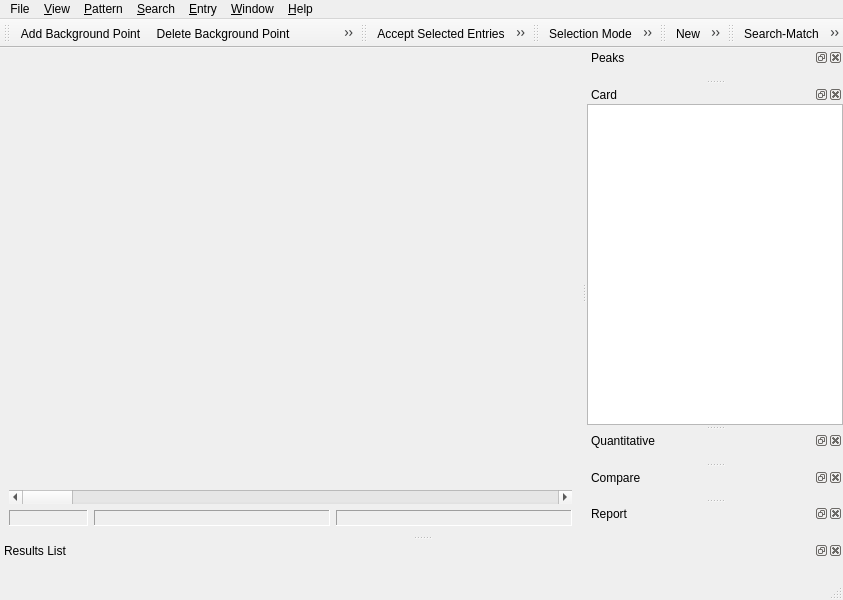
<?xml version="1.0" encoding="UTF-8"?>
<ui version="4.0">
 <class>MainWindow</class>
 <widget class="QMainWindow" name="MainWindow">
  <property name="geometry">
   <rect>
    <x>0</x>
    <y>0</y>
    <width>843</width>
    <height>600</height>
   </rect>
  </property>
  <property name="windowTitle">
   <string>MainWindow</string>
  </property>
  <widget class="QWidget" name="centralwidget">
   <layout class="QVBoxLayout" name="verticalLayout_2">
    <item>
     <widget class="XpdViewWidget" name="xpdWidget" native="true"/>
    </item>
    <item>
     <widget class="QScrollBar" name="horizontalScrollBar">
      <property name="orientation">
       <enum>Qt::Orientation::Horizontal</enum>
      </property>
     </widget>
    </item>
    <item>
     <layout class="QHBoxLayout" name="horizontalLayout" stretch="1,3,3">
      <item>
       <widget class="QLabel" name="plotLabel1">
        <property name="sizePolicy">
         <sizepolicy hsizetype="Preferred" vsizetype="Fixed">
          <horstretch>0</horstretch>
          <verstretch>0</verstretch>
         </sizepolicy>
        </property>
        <property name="frameShape">
         <enum>QFrame::Shape::Panel</enum>
        </property>
        <property name="frameShadow">
         <enum>QFrame::Shadow::Sunken</enum>
        </property>
        <property name="text">
         <string/>
        </property>
       </widget>
      </item>
      <item>
       <widget class="QLabel" name="plotLabel2">
        <property name="sizePolicy">
         <sizepolicy hsizetype="Preferred" vsizetype="Fixed">
          <horstretch>0</horstretch>
          <verstretch>0</verstretch>
         </sizepolicy>
        </property>
        <property name="frameShape">
         <enum>QFrame::Shape::Panel</enum>
        </property>
        <property name="frameShadow">
         <enum>QFrame::Shadow::Sunken</enum>
        </property>
        <property name="text">
         <string/>
        </property>
       </widget>
      </item>
      <item>
       <widget class="QLabel" name="plotLabel3">
        <property name="sizePolicy">
         <sizepolicy hsizetype="Preferred" vsizetype="Fixed">
          <horstretch>0</horstretch>
          <verstretch>0</verstretch>
         </sizepolicy>
        </property>
        <property name="frameShape">
         <enum>QFrame::Shape::Panel</enum>
        </property>
        <property name="frameShadow">
         <enum>QFrame::Shadow::Sunken</enum>
        </property>
        <property name="text">
         <string/>
        </property>
       </widget>
      </item>
     </layout>
    </item>
   </layout>
  </widget>
  <widget class="QMenuBar" name="menubar">
   <property name="geometry">
    <rect>
     <x>0</x>
     <y>0</y>
     <width>843</width>
     <height>23</height>
    </rect>
   </property>
   <widget class="QMenu" name="menuDatabase">
    <property name="title">
     <string>&amp;Search</string>
    </property>
    <addaction name="actionSearch_Match"/>
    <addaction name="actionSearch_Match_Options"/>
    <addaction name="actionRestraints"/>
    <addaction name="actionTestDatabase"/>
    <addaction name="separator"/>
    <addaction name="actionRecalculate_FOM"/>
    <addaction name="separator"/>
    <addaction name="actionManage_Databases"/>
   </widget>
   <widget class="QMenu" name="menuFile">
    <property name="title">
     <string>File</string>
    </property>
    <widget class="QMenu" name="menuRecent">
     <property name="title">
      <string>Load Recent Files</string>
     </property>
    </widget>
    <addaction name="actionNew"/>
    <addaction name="separator"/>
    <addaction name="actionImportDiffractionPattern"/>
    <addaction name="actionOpen_Project"/>
    <addaction name="menuRecent"/>
    <addaction name="separator"/>
    <addaction name="actionSave_Project"/>
    <addaction name="actionSave_Project_As"/>
    <addaction name="separator"/>
    <addaction name="actionExport_Diffraction_Pattern"/>
    <addaction name="actionImage_Powder_Pattern"/>
    <addaction name="separator"/>
    <addaction name="actionPrint"/>
    <addaction name="separator"/>
    <addaction name="actionExit"/>
   </widget>
   <widget class="QMenu" name="menuPattern">
    <property name="title">
     <string>&amp;Pattern</string>
    </property>
    <addaction name="actionRange"/>
    <addaction name="separator"/>
    <addaction name="actionBackground"/>
    <addaction name="actionSubtract_Background"/>
    <addaction name="actionAdd_Background_Point"/>
    <addaction name="actionDelete_Background_Point"/>
    <addaction name="actionExport_Background"/>
    <addaction name="separator"/>
    <addaction name="actionPeak_Search"/>
    <addaction name="actionPeak_Search_Conditions"/>
    <addaction name="actionAdd_Peak"/>
    <addaction name="actionDelete_Peak"/>
    <addaction name="actionLoad_Peaks"/>
    <addaction name="actionSave_Peaks"/>
    <addaction name="separator"/>
    <addaction name="actionSmoothing"/>
    <addaction name="actionK_alpha2_Stripping"/>
   </widget>
   <widget class="QMenu" name="menuView">
    <property name="title">
     <string>&amp;View</string>
    </property>
    <addaction name="actionReset_Zoom"/>
    <addaction name="actionAutoscale"/>
    <addaction name="actionLegend"/>
    <addaction name="separator"/>
    <addaction name="actionSelection_Mode"/>
    <addaction name="actionHorizontal_Zoom"/>
    <addaction name="actionRectangle_Zoom"/>
    <addaction name="actionPan"/>
    <addaction name="separator"/>
    <addaction name="actionPlot_Style"/>
   </widget>
   <widget class="QMenu" name="menuEntry">
    <property name="title">
     <string>&amp;Entry</string>
    </property>
    <addaction name="separator"/>
    <addaction name="actionAccept_Selected_Entries"/>
    <addaction name="actionDelete"/>
    <addaction name="actionChange_Color"/>
    <addaction name="separator"/>
    <addaction name="actionLoad_Add"/>
   </widget>
   <widget class="QMenu" name="menuHelp">
    <property name="title">
     <string>&amp;Help</string>
    </property>
    <addaction name="actionDocumentation_HTML"/>
    <addaction name="actionDocumentation_PDF"/>
    <addaction name="actionCheck_for_Updates"/>
    <addaction name="separator"/>
    <addaction name="actionAbout"/>
   </widget>
   <widget class="QMenu" name="menuWindow">
    <property name="title">
     <string>&amp;Window</string>
    </property>
    <addaction name="actionDefault_Layout"/>
    <addaction name="separator"/>
   </widget>
   <addaction name="menuFile"/>
   <addaction name="menuView"/>
   <addaction name="menuPattern"/>
   <addaction name="menuDatabase"/>
   <addaction name="menuEntry"/>
   <addaction name="menuWindow"/>
   <addaction name="menuHelp"/>
  </widget>
  <widget class="QStatusBar" name="statusBar"/>
  <widget class="QDockWidget" name="dockWidgetResults">
   <property name="windowTitle">
    <string>Results List</string>
   </property>
   <attribute name="dockWidgetArea">
    <number>8</number>
   </attribute>
   <widget class="QWidget" name="dockWidgetContents">
    <layout class="QVBoxLayout" name="verticalLayout">
     <item>
      <widget class="DbResultsWidget" name="resultsWidget" native="true"/>
     </item>
    </layout>
   </widget>
  </widget>
  <widget class="QDockWidget" name="peakDockWidget">
   <property name="windowTitle">
    <string>Peaks</string>
   </property>
   <attribute name="dockWidgetArea">
    <number>2</number>
   </attribute>
   <widget class="QWidget" name="dockWidgetContents_2">
    <layout class="QVBoxLayout" name="verticalLayout_3">
     <property name="spacing">
      <number>0</number>
     </property>
     <property name="leftMargin">
      <number>0</number>
     </property>
     <property name="topMargin">
      <number>0</number>
     </property>
     <property name="rightMargin">
      <number>0</number>
     </property>
     <property name="bottomMargin">
      <number>0</number>
     </property>
     <item>
      <widget class="PeakListWidget" name="peakListWidget" native="true"/>
     </item>
    </layout>
   </widget>
  </widget>
  <widget class="QToolBar" name="toolBarPattern">
   <property name="windowTitle">
    <string>Pattern Toolbar</string>
   </property>
   <attribute name="toolBarArea">
    <enum>TopToolBarArea</enum>
   </attribute>
   <attribute name="toolBarBreak">
    <bool>false</bool>
   </attribute>
   <addaction name="actionAdd_Background_Point"/>
   <addaction name="actionDelete_Background_Point"/>
   <addaction name="actionAdd_Peak"/>
   <addaction name="actionDelete_Peak"/>
  </widget>
  <widget class="QDockWidget" name="dockWidgetCard">
   <property name="windowTitle">
    <string>Card</string>
   </property>
   <attribute name="dockWidgetArea">
    <number>2</number>
   </attribute>
   <widget class="QWidget" name="dockWidgetContents_3">
    <layout class="QVBoxLayout" name="layoutCard">
     <property name="leftMargin">
      <number>0</number>
     </property>
     <property name="topMargin">
      <number>0</number>
     </property>
     <property name="rightMargin">
      <number>0</number>
     </property>
     <property name="bottomMargin">
      <number>0</number>
     </property>
     <item>
      <widget class="QTextBrowser" name="cardBrowser"/>
     </item>
    </layout>
   </widget>
  </widget>
  <widget class="QDockWidget" name="dockWidgetQuant">
   <property name="windowTitle">
    <string>Quantitative</string>
   </property>
   <attribute name="dockWidgetArea">
    <number>2</number>
   </attribute>
   <widget class="QWidget" name="dockWidgetContents_4">
    <layout class="QVBoxLayout" name="layoutQuant">
     <property name="leftMargin">
      <number>0</number>
     </property>
     <property name="topMargin">
      <number>0</number>
     </property>
     <property name="rightMargin">
      <number>0</number>
     </property>
     <property name="bottomMargin">
      <number>0</number>
     </property>
     <item>
      <widget class="QuantWidget" name="quantWidget" native="true"/>
     </item>
    </layout>
   </widget>
  </widget>
  <widget class="QDockWidget" name="dockWidgetCompare">
   <property name="windowTitle">
    <string>Compare</string>
   </property>
   <attribute name="dockWidgetArea">
    <number>2</number>
   </attribute>
   <widget class="QWidget" name="dockWidgetContents_5">
    <layout class="QVBoxLayout" name="layoutCompare">
     <property name="leftMargin">
      <number>0</number>
     </property>
     <property name="topMargin">
      <number>0</number>
     </property>
     <property name="rightMargin">
      <number>0</number>
     </property>
     <property name="bottomMargin">
      <number>0</number>
     </property>
     <item>
      <widget class="PeakCompareWidget" name="peakCompareWidget" native="true"/>
     </item>
    </layout>
   </widget>
  </widget>
  <widget class="QDockWidget" name="dockWidgetReport">
   <property name="windowTitle">
    <string>Report</string>
   </property>
   <attribute name="dockWidgetArea">
    <number>2</number>
   </attribute>
   <widget class="QWidget" name="dockWidgetContents_8">
    <layout class="QVBoxLayout" name="layoutReport">
     <property name="leftMargin">
      <number>0</number>
     </property>
     <property name="topMargin">
      <number>0</number>
     </property>
     <property name="rightMargin">
      <number>0</number>
     </property>
     <property name="bottomMargin">
      <number>0</number>
     </property>
     <item>
      <widget class="ReportWidget" name="reportWidget" native="true"/>
     </item>
    </layout>
   </widget>
  </widget>
  <widget class="QToolBar" name="toolBarEntry">
   <property name="windowTitle">
    <string>toolBar</string>
   </property>
   <attribute name="toolBarArea">
    <enum>TopToolBarArea</enum>
   </attribute>
   <attribute name="toolBarBreak">
    <bool>false</bool>
   </attribute>
   <addaction name="actionAccept_Selected_Entries"/>
   <addaction name="actionDelete"/>
   <addaction name="actionChange_Color"/>
   <addaction name="actionLoad_Add"/>
  </widget>
  <widget class="QToolBar" name="toolBarZoom">
   <property name="windowTitle">
    <string>Zoom Toolbar</string>
   </property>
   <attribute name="toolBarArea">
    <enum>TopToolBarArea</enum>
   </attribute>
   <attribute name="toolBarBreak">
    <bool>false</bool>
   </attribute>
   <addaction name="actionSelection_Mode"/>
   <addaction name="actionHorizontal_Zoom"/>
   <addaction name="actionRectangle_Zoom"/>
   <addaction name="actionPan"/>
   <addaction name="actionReset_Zoom"/>
   <addaction name="actionAutoscale"/>
   <addaction name="actionLegend"/>
  </widget>
  <widget class="QToolBar" name="toolBar">
   <property name="windowTitle">
    <string>File Toolbar</string>
   </property>
   <attribute name="toolBarArea">
    <enum>TopToolBarArea</enum>
   </attribute>
   <attribute name="toolBarBreak">
    <bool>false</bool>
   </attribute>
   <addaction name="actionNew"/>
   <addaction name="actionImportDiffractionPattern"/>
   <addaction name="actionExit"/>
  </widget>
  <widget class="QToolBar" name="toolBarSearch">
   <property name="windowTitle">
    <string>Search Toolbar</string>
   </property>
   <attribute name="toolBarArea">
    <enum>TopToolBarArea</enum>
   </attribute>
   <attribute name="toolBarBreak">
    <bool>false</bool>
   </attribute>
   <addaction name="actionSearch_Match"/>
   <addaction name="actionSearch_Match_Options"/>
   <addaction name="actionRestraints"/>
   <addaction name="actionCancel_Search"/>
  </widget>
  <action name="actionTestDatabase">
   <property name="text">
    <string>Test Database</string>
   </property>
   <property name="visible">
    <bool>false</bool>
   </property>
  </action>
  <action name="actionLoad_Add">
   <property name="icon">
    <iconset resource="resources/resource.qrc">
     <normaloff>:/images/images/load_entry.png</normaloff>:/images/images/load_entry.png</iconset>
   </property>
   <property name="text">
    <string>Load/Add Entry by ID...</string>
   </property>
   <property name="shortcut">
    <string>Ctrl+E</string>
   </property>
  </action>
  <action name="actionAccept_Selected_Entries">
   <property name="icon">
    <iconset resource="resources/resource.qrc">
     <normaloff>:/images/images/accept_entry.png</normaloff>:/images/images/accept_entry.png</iconset>
   </property>
   <property name="text">
    <string>Accept Selected Entries</string>
   </property>
   <property name="toolTip">
    <string>Accept selected phases for quantitative analysis</string>
   </property>
   <property name="shortcut">
    <string>Ctrl+Return</string>
   </property>
  </action>
  <action name="actionDelete">
   <property name="icon">
    <iconset resource="resources/resource.qrc">
     <normaloff>:/images/images/delete_entry.png</normaloff>:/images/images/delete_entry.png</iconset>
   </property>
   <property name="text">
    <string>Delete Selected Entries</string>
   </property>
   <property name="shortcut">
    <string>Del</string>
   </property>
  </action>
  <action name="actionExit">
   <property name="icon">
    <iconset resource="resources/resource.qrc">
     <normaloff>:/images/images/quit.png</normaloff>:/images/images/quit.png</iconset>
   </property>
   <property name="text">
    <string>Quit</string>
   </property>
  </action>
  <action name="actionNew">
   <property name="icon">
    <iconset theme="QIcon::ThemeIcon::DocumentNew"/>
   </property>
   <property name="text">
    <string>New</string>
   </property>
   <property name="toolTip">
    <string>Restart from scratch: clear the graphics area and all lists, as if the program had just been launched</string>
   </property>
   <property name="statusTip">
    <string>Restart from scratch: clear the graphics area and all lists, as if the program had just been launched</string>
   </property>
   <property name="shortcut">
    <string>Ctrl+N</string>
   </property>
  </action>
  <action name="actionImportDiffractionPattern">
   <property name="icon">
    <iconset theme="QIcon::ThemeIcon::DocumentOpen"/>
   </property>
   <property name="text">
    <string>Import Diffraction Pattern</string>
   </property>
  </action>
  <action name="actionRange">
   <property name="text">
    <string>Range</string>
   </property>
   <property name="toolTip">
    <string>Set the angular range of the diffraction pattern</string>
   </property>
   <property name="statusTip">
    <string>Set the angular range of the diffraction pattern</string>
   </property>
  </action>
  <action name="actionBackground">
   <property name="text">
    <string>Generate Background</string>
   </property>
  </action>
  <action name="actionAdd_Background_Point">
   <property name="icon">
    <iconset resource="resources/resource.qrc">
     <normaloff>:/images/images/addpoint.png</normaloff>:/images/images/addpoint.png</iconset>
   </property>
   <property name="text">
    <string>Add Background Point</string>
   </property>
  </action>
  <action name="actionDelete_Background_Point">
   <property name="icon">
    <iconset resource="resources/resource.qrc">
     <normaloff>:/images/images/deletepoint.xpm</normaloff>:/images/images/deletepoint.xpm</iconset>
   </property>
   <property name="text">
    <string>Delete Background Point</string>
   </property>
  </action>
  <action name="actionPeak_Search">
   <property name="text">
    <string>Peak Search</string>
   </property>
  </action>
  <action name="actionPeak_Search_Conditions">
   <property name="text">
    <string>Peak Search Conditions</string>
   </property>
  </action>
  <action name="actionAdd_Peak">
   <property name="icon">
    <iconset resource="resources/resource.qrc">
     <normaloff>:/images/images/addpeak.xpm</normaloff>:/images/images/addpeak.xpm</iconset>
   </property>
   <property name="text">
    <string>Add Peak</string>
   </property>
  </action>
  <action name="actionLoad_Peaks">
   <property name="text">
    <string>Load Peaks</string>
   </property>
  </action>
  <action name="actionSave_Peaks">
   <property name="text">
    <string>Save Peaks</string>
   </property>
  </action>
  <action name="actionDelete_Peak">
   <property name="icon">
    <iconset resource="resources/resource.qrc">
     <normaloff>:/images/images/delpeak.xpm</normaloff>:/images/images/delpeak.xpm</iconset>
   </property>
   <property name="text">
    <string>Delete Peak</string>
   </property>
  </action>
  <action name="actionSubtract_Background">
   <property name="text">
    <string>Subtract Background</string>
   </property>
  </action>
  <action name="actionSearch_Match">
   <property name="icon">
    <iconset resource="resources/resource.qrc">
     <normaloff>:/images/images/search_match.png</normaloff>:/images/images/search_match.png</iconset>
   </property>
   <property name="text">
    <string>Search-Match</string>
   </property>
  </action>
  <action name="actionManage_Databases">
   <property name="text">
    <string>Manage Databases</string>
   </property>
  </action>
  <action name="actionRestraints">
   <property name="icon">
    <iconset resource="resources/resource.qrc">
     <normaloff>:/images/images/filter.png</normaloff>:/images/images/filter.png</iconset>
   </property>
   <property name="text">
    <string>Restraints</string>
   </property>
  </action>
  <action name="actionSearch_Match_Options">
   <property name="icon">
    <iconset resource="resources/resource.qrc">
     <normaloff>:/images/images/search_match_options.png</normaloff>:/images/images/search_match_options.png</iconset>
   </property>
   <property name="text">
    <string>Search-Match Options</string>
   </property>
  </action>
  <action name="actionRecalculate_FOM">
   <property name="text">
    <string>Recalculate FOMs</string>
   </property>
   <property name="toolTip">
    <string>Recompute the figure of merit of all cards using the current experimental peaks and search options</string>
   </property>
   <property name="statusTip">
    <string>Recompute the figure of merit of all cards using the current experimental peaks and search options</string>
   </property>
  </action>
  <action name="actionChange_Color">
   <property name="icon">
    <iconset resource="resources/resource.qrc">
     <normaloff>:/images/images/change_color.png</normaloff>:/images/images/change_color.png</iconset>
   </property>
   <property name="text">
    <string>Change Color</string>
   </property>
  </action>
  <action name="actionExport_Background">
   <property name="text">
    <string>Export Background</string>
   </property>
  </action>
  <action name="actionSmoothing">
   <property name="text">
    <string>Smoothing</string>
   </property>
  </action>
  <action name="actionK_alpha2_Stripping">
   <property name="text">
    <string>K-α2 Stripping</string>
   </property>
  </action>
  <action name="actionPlot_Style">
   <property name="icon">
    <iconset resource="resources/resource.qrc">
     <normaloff>:/images/images/change_color.png</normaloff>:/images/images/change_color.png</iconset>
   </property>
   <property name="text">
    <string>Plot Style</string>
   </property>
  </action>
  <action name="actionSelection_Mode">
   <property name="checkable">
    <bool>true</bool>
   </property>
   <property name="icon">
    <iconset resource="resources/resource.qrc">
     <normaloff>:/images/images/computermousecursor.png</normaloff>:/images/images/computermousecursor.png</iconset>
   </property>
   <property name="text">
    <string>Selection Mode</string>
   </property>
   <property name="toolTip">
    <string>Selection Mode</string>
   </property>
  </action>
  <action name="actionHorizontal_Zoom">
   <property name="checkable">
    <bool>true</bool>
   </property>
   <property name="icon">
    <iconset resource="resources/resource.qrc">
     <normaloff>:/images/images/horizontal_zoom.png</normaloff>:/images/images/horizontal_zoom.png</iconset>
   </property>
   <property name="text">
    <string>Horizontal Zoom</string>
   </property>
   <property name="toolTip">
    <string>Horizontal Zoom</string>
   </property>
  </action>
  <action name="actionRectangle_Zoom">
   <property name="checkable">
    <bool>true</bool>
   </property>
   <property name="icon">
    <iconset resource="resources/resource.qrc">
     <normaloff>:/images/images/rectangle_zoom.png</normaloff>:/images/images/rectangle_zoom.png</iconset>
   </property>
   <property name="text">
    <string>Rectangle Zoom</string>
   </property>
   <property name="toolTip">
    <string>Rectangle Zoom</string>
   </property>
  </action>
  <action name="actionPan">
   <property name="checkable">
    <bool>true</bool>
   </property>
   <property name="icon">
    <iconset resource="resources/resource.qrc">
     <normaloff>:/images/images/pan_121784.png</normaloff>:/images/images/pan_121784.png</iconset>
   </property>
   <property name="text">
    <string>Pan</string>
   </property>
   <property name="toolTip">
    <string>Pan</string>
   </property>
  </action>
  <action name="actionReset_Zoom">
   <property name="icon">
    <iconset resource="resources/resource.qrc">
     <normaloff>:/images/images/reset_zoom.xpm</normaloff>:/images/images/reset_zoom.xpm</iconset>
   </property>
   <property name="text">
    <string>Reset Zoom</string>
   </property>
   <property name="shortcut">
    <string>Ctrl+0</string>
   </property>
  </action>
  <action name="actionAutoscale">
   <property name="icon">
    <iconset resource="resources/resource.qrc">
     <normaloff>:/images/images/autoscale.xpm</normaloff>:/images/images/autoscale.xpm</iconset>
   </property>
   <property name="text">
    <string>Autoscale</string>
   </property>
   <property name="toolTip">
    <string>Autoscale</string>
   </property>
  </action>
  <action name="actionLegend">
   <property name="checkable">
    <bool>true</bool>
   </property>
   <property name="icon">
    <iconset resource="resources/resource.qrc">
     <normaloff>:/images/images/legendaon.xpm</normaloff>
     <normalon>:/images/images/legendaoff.xpm</normalon>:/images/images/legendaon.xpm</iconset>
   </property>
   <property name="text">
    <string>Legend</string>
   </property>
   <property name="toolTip">
    <string>Display Legend</string>
   </property>
  </action>
  <action name="actionSave_Project">
   <property name="icon">
    <iconset theme="QIcon::ThemeIcon::DocumentSave"/>
   </property>
   <property name="text">
    <string>Save Project</string>
   </property>
  </action>
  <action name="actionSave_Project_As">
   <property name="icon">
    <iconset theme="QIcon::ThemeIcon::DocumentSaveAs"/>
   </property>
   <property name="text">
    <string>Save Project As</string>
   </property>
  </action>
  <action name="actionOpen_Project">
   <property name="text">
    <string>Open Project</string>
   </property>
   <property name="toolTip">
    <string>Open an existing project (.qxp)</string>
   </property>
   <property name="statusTip">
    <string>Open an existing project (.qxp)</string>
   </property>
  </action>
  <action name="actionDocumentation_HTML">
   <property name="text">
    <string>QualX Reference Documentation (HTML)</string>
   </property>
  </action>
  <action name="actionDocumentation_PDF">
   <property name="text">
    <string>Documentation (PDF)</string>
   </property>
  </action>
  <action name="actionCheck_for_Updates">
   <property name="text">
    <string>Check for Updates</string>
   </property>
  </action>
  <action name="actionAbout">
   <property name="text">
    <string>About</string>
   </property>
  </action>
  <action name="actionImage_Powder_Pattern">
   <property name="text">
    <string>Export Image</string>
   </property>
  </action>
  <action name="actionPrint">
   <property name="text">
    <string>Print...</string>
   </property>
   <property name="shortcut">
    <string>Ctrl+P</string>
   </property>
  </action>
  <action name="actionOpen_Project_2">
   <property name="text">
    <string>Open Project</string>
   </property>
  </action>
  <action name="actionExport_Diffraction_Pattern">
   <property name="text">
    <string>Export Diffraction Pattern</string>
   </property>
  </action>
  <action name="actionDefault_Layout">
   <property name="text">
    <string>Default Layout</string>
   </property>
  </action>
  <action name="actionCancel_Search">
   <property name="icon">
    <iconset resource="resources/resource.qrc">
     <normaloff>:/images/images/stop.png</normaloff>:/images/images/stop.png</iconset>
   </property>
   <property name="text">
    <string>Cancel Search</string>
   </property>
  </action>
 </widget>
 <customwidgets>
  <customwidget>
   <class>PeakListWidget</class>
   <extends>QWidget</extends>
   <header>gui/widgets/peaklistwidget.h</header>
   <container>1</container>
  </customwidget>
  <customwidget>
   <class>XpdViewWidget</class>
   <extends>QWidget</extends>
   <header>gui/plotting/xpdviewwidget.h</header>
   <container>1</container>
  </customwidget>
  <customwidget>
   <class>DbResultsWidget</class>
   <extends>QWidget</extends>
   <header>gui/widgets/dbresultswidget.h</header>
   <container>1</container>
  </customwidget>
  <customwidget>
   <class>QuantWidget</class>
   <extends>QWidget</extends>
   <header>gui/widgets/quantwidget.h</header>
   <container>1</container>
  </customwidget>
  <customwidget>
   <class>PeakCompareWidget</class>
   <extends>QWidget</extends>
   <header>gui/widgets/peakcomparewidget.h</header>
   <container>1</container>
  </customwidget>
  <customwidget>
   <class>ReportWidget</class>
   <extends>QWidget</extends>
   <header>gui/widgets/reportwidget.h</header>
   <container>1</container>
  </customwidget>
 </customwidgets>
 <resources>
  <include location="resources/resource.qrc"/>
 </resources>
 <connections/>
</ui>
